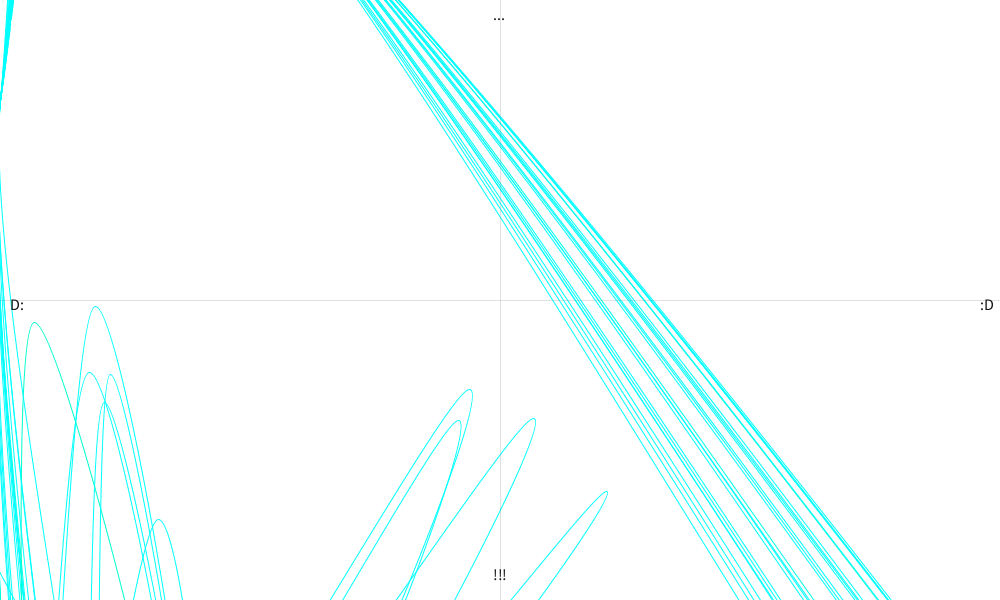
Frame 1 (no input)
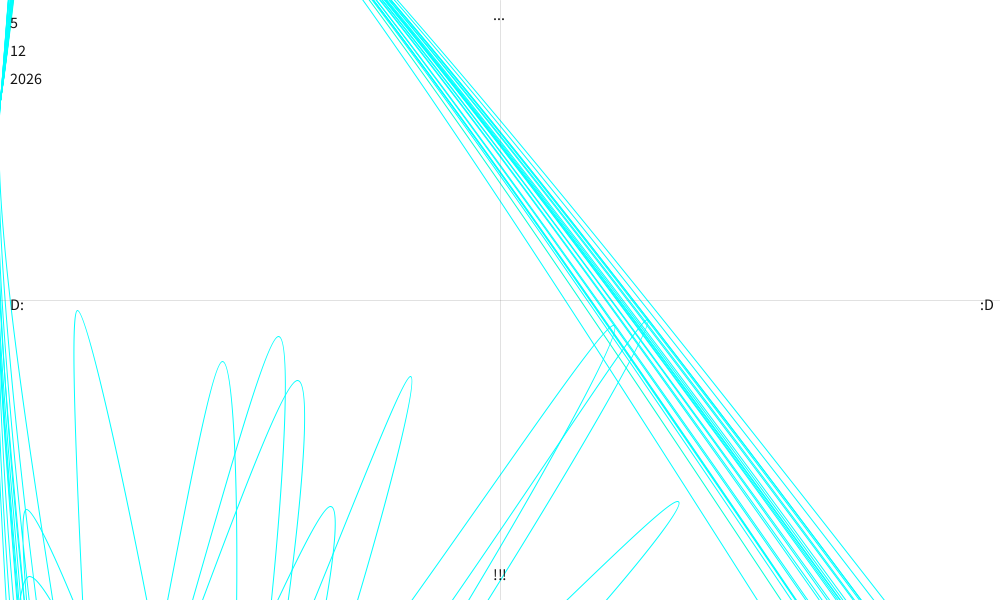
Frame 60 (the mouse pressed at the canvas centre just before this capture)
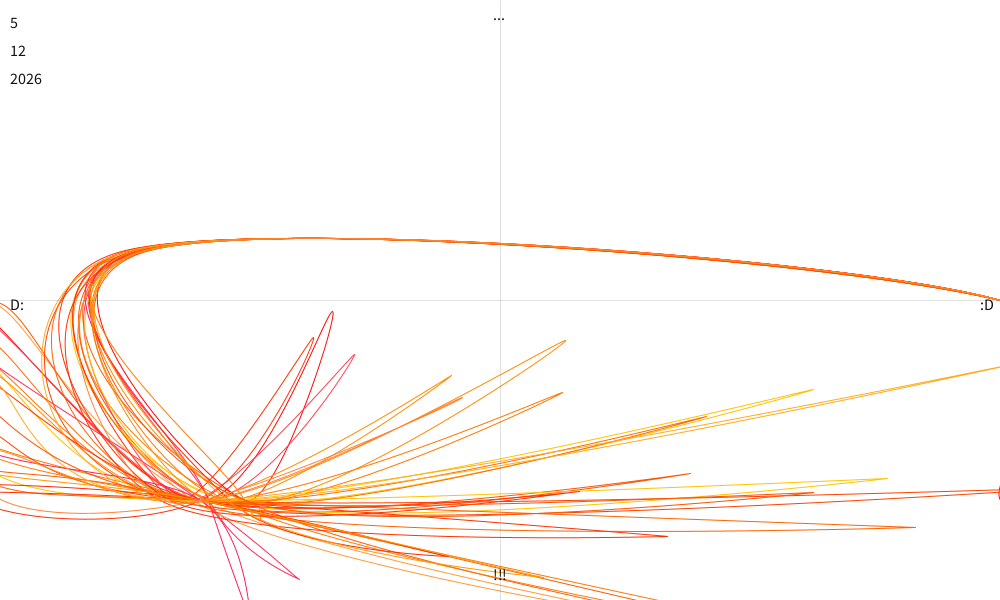
Frame 120 (the mouse held since frame 60 and released just before this capture)

The Processing sketch that drew these frames (run headless with seeded random() and noise(); from frame 60 on, the mouse is pressed at the canvas centre):

// Processing sketch: midterm_pretty_pretty
// ── midterm_pretty_pretty.pde
Line l;
Line[] lines=new Line[25];
Date d;
Coordinates c;

void setup(){
  size(1000,600);
        for (int i = 0; i < lines.length; i++) {
    lines[i] = new Line();
}
  l=new Line();
  d=new Date();
  c=new Coordinates();
}

void draw(){
    background(255);
    for (int i = 0; i < lines.length; i++) {
  lines[i].display();
    }
  d.display();
  c.display();
}
// ── Coordinates.pde
class Coordinates{

  void display(){
stroke(100,50);
line(0,300,1000,300);
line(500,0,500,600);

  textSize(16);
  fill(20);
text("...",493,20); 
text("!!!",493,580); 
text("D:",10,310); 
text(":D",980,310); 
  }
}
// ── Date.pde
class Date{

  //from Processing reference page
  
int d = day();    
int m = month();  
int y = year();   


void display(){
String s = String.valueOf(d);
text(s, 10, 28);
s = String.valueOf(m);
text(s, 10, 56); 
s = String.valueOf(y);
text(s, 10, 84);
}
}
// ── Line.pde
class Line{

  
  void display(){
    noFill();
    stroke(random(mouseX-200,mouseX-400),random(300-mouseY,500-mouseY),random(200-mouseX,600-mouseX));
    beginShape();
    curveVertex(random(-40,0),random(800-mouseX,1000-mouseX));
    curveVertex(random(-40,0),random(800-mouseX,1000-mouseX));
      curveVertex(200,1000-mouseX);
    curveVertex(random(200+mouseX-500,1200+mouseX-500),random(300,700));
    curveVertex(random(mouseY/2+10,mouseY/2+100),1000-mouseX);
    curveVertex(random(mouseX/4,mouseY/2),mouseY/2+100);
    curveVertex(mouseX+mouseY+200,mouseX-200);
    curveVertex(random(1000,1200), 1000-mouseX);
    curveVertex(random(1000,1200),1000-mouseX);
    endShape();
    frameRate((mouseY+500)/100);
  }
}
